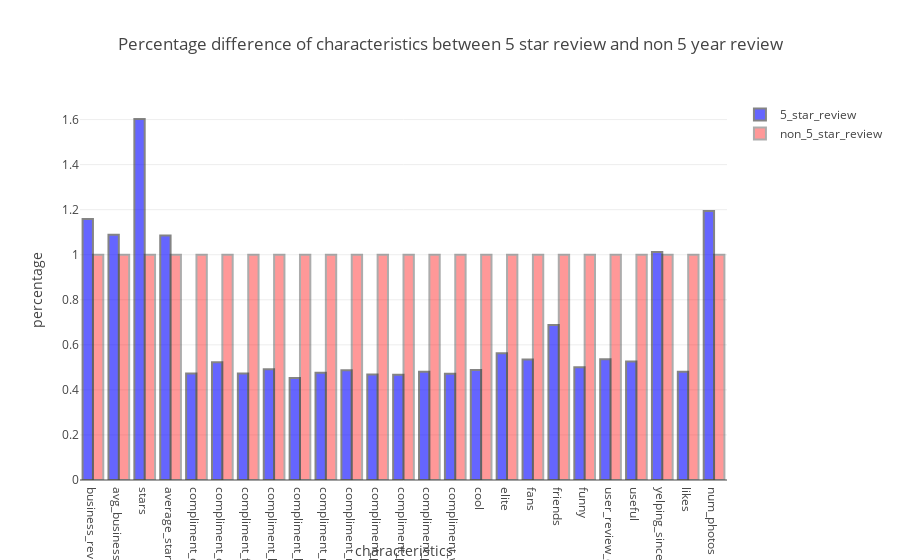

Here is the notebook cell this chart was saved with:
### Code cell
number= {'type' : 'bar',
                     'x' : data.index,
                     'y' : data["5_star_review"],
                     'marker' : {'color' : 'blue',
                                'line' : {'color' : '#333',
                                          'width' : 2}},
                     'name':"5_star_review",
                     'opacity' : 0.6,}
number2= {'type' : 'bar',
                     'x' : data.index,
                     'y' : data["non_5star_review"],
                     'marker' : {'color' : 'red',
                                'line' : {'color' : '#333',
                                          'width' : 2}},
                      'name':"non_5_star_review",
                     'opacity' : 0.4,}
                     

layout = {'title' : "Percentage difference of characteristics between 5 star review and non 5 year review ",
         'xaxis' : {'title' : 'characteristics'},
         'yaxis' : {'title' : 'percentage'},
         }
fig = {'data' : [number,number2],
      'layout' : layout}

pyo.iplot(fig)

### Figure 1 — Plotly figure (JSON) as saved in the notebook; plotly's stock layout.template omitted (floating-point values rounded to 4 significant figures)
{"data": [{"marker": {"color": "blue", "line": {"color": "#333", "width": 2}}, "name": "5_star_review", "opacity": 0.6, "type": "bar", "x": ["business_review_count", "avg_business_stars", "stars", "average_stars", "compliment_cool", "compliment_cute", "compliment_funny", "compliment_hot", "compliment_list", "compliment_more", "compliment_note", "compliment_photos", "compliment_plain", "compliment_profile", "compliment_writer", "cool", "elite", "fans", "friends", "funny", "user_review_count", "useful", "yelping_since", "likes", "num_photos"], "y": [1.158, 1.089, 1.603, 1.085, 0.4727, 0.5231, 0.4727, 0.4916, 0.4523, 0.4759, 0.4875, 0.4688, 0.4667, 0.4802, 0.4716, 0.4881, 0.5627, 0.5352, 0.6884, 0.5, 0.5363, 0.5258, 1.012, 0.4808, 1.194]}, {"marker": {"color": "red", "line": {"color": "#333", "width": 2}}, "name": "non_5_star_review", "opacity": 0.4, "type": "bar", "x": ["business_review_count", "avg_business_stars", "stars", "average_stars", "compliment_cool", "compliment_cute", "compliment_funny", "compliment_hot", "compliment_list", "compliment_more", "compliment_note", "compliment_photos", "compliment_plain", "compliment_profile", "compliment_writer", "cool", "elite", "fans", "friends", "funny", "user_review_count", "useful", "yelping_since", "likes", "num_photos"], "y": [1, 1, 1, 1, 1, 1, 1, 1, 1, 1, 1, 1, 1, 1, 1, 1, 1, 1, 1, 1, 1, 1, 1, 1, 1]}], "layout": {"title": "Percentage difference of characteristics between 5 star review and non 5 year review ", "xaxis": {"title": "characteristics"}, "yaxis": {"title": "percentage"}}}
